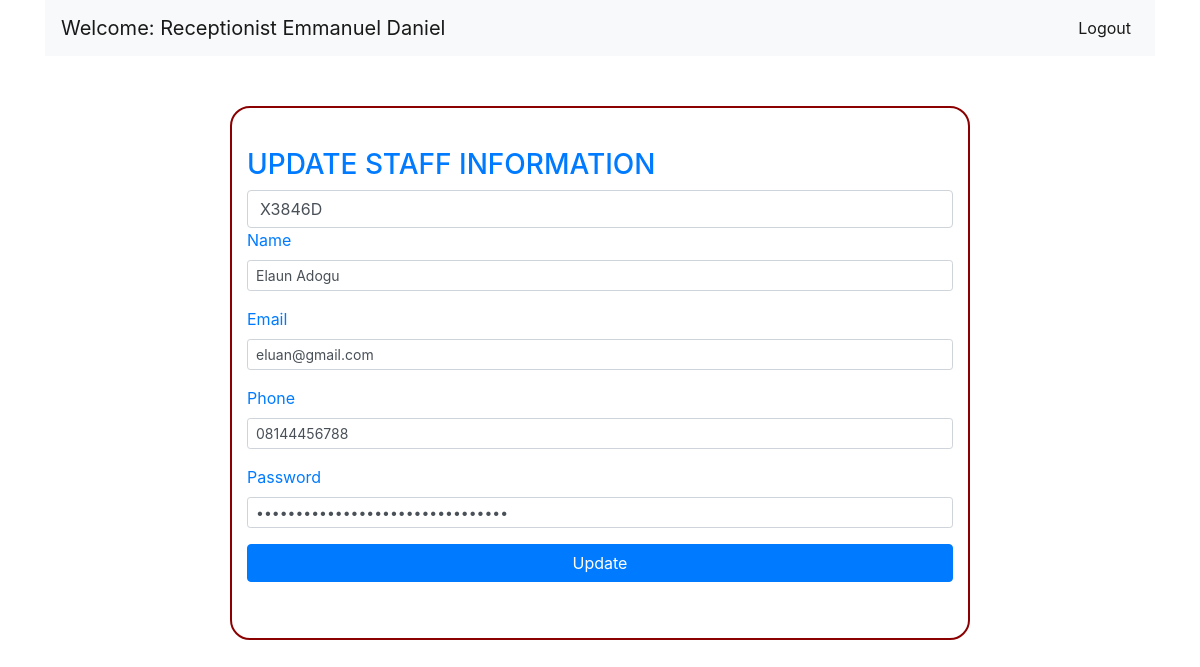
Page /update-staff-info.php?code=X3846D (signed in) on the committed database.
### tables this page shows
CREATE TABLE `users` (
  `id` int(11) NOT NULL,
  `code` varchar(6) NOT NULL,
  `name` varchar(100) NOT NULL,
  `email` varchar(255) NOT NULL,
  `phone` varchar(11) NOT NULL,
  `password` varchar(40) NOT NULL,
  `role` varchar(50) NOT NULL,
  `status` int(11) NOT NULL,
  `date` datetime NOT NULL
);

### include/functions.php (called while the page is built)
<?php
function clean($conn, $args){
     $args = trim($args);
     return mysqli_real_escape_string($conn, $args);
}
?>

### update-staff-info.php (the view, shortened to what this page needs)
<?php include('include/tables.php');  ?>
<?php include('include/functions.php');  ?>
<!DOCTYPE html>
<html lang="en">
<head>
    <link rel="stylesheet" href="css/bootstrap.css">
   <link rel="stylesheet" type="text/css" href="datatable/datatables.min.css"/>
    <link rel="stylesheet" href="css/style.css" />
</head>
    <body>
        <div class="container">
          <nav class="navbar navbar-expand-lg navbar-light bg-light">
             <a class = "navbar-brand"> <?php if(isset($_SESSION['name'])) echo "Welcome: ".$_SESSION['role']." ".$_SESSION['name']  ?></a>
            <div class="collapse navbar-collapse" id="navbarSupportedContent">
                <ul class="navbar-nav ml-auto">
                <li class="nav-item active">
                    <a class="nav-link" href="logout.php">Logout</a>
                </li>
            </div>
        </nav>
             <?PHP
                        if (isset($_GET['code'])) {
                            $code = clean($conn, $_GET['code']);
                            $sql = "SELECT * FROM users WHERE code = '$code'";
                            $result = mysqli_query($conn, $sql);
                            $rows = mysqli_fetch_assoc($result);
                        }
                    ?>
            <div id="main">
                <form action="" class = "col-sm col-sm-8 offset-2 d-block" method = "POST">
                <h3 class = "text-primary">UPDATE STAFF INFORMATION</h3>
                    <input type="text" value = "<?php echo $_GET['code'] ?>" class = "form-control" name = "code">
                        <div class="form-group">
                            <label for="name" class="text-primary">Name</label>
                            <input type="text" name="name" class="form-control form-control-sm" id = "name" required  value = "<?php echo $rows['name'] ?>">
                        </div>
                         <div class="form-group">
                            <label for="email" class="text-primary">Email</label>
                            <input type="email" name="email" class="form-control form-control-sm" id = "email" required value = "<?php echo $rows['email'] ?>">
                        </div>
                         <div class="form-group">
                            <label for="phone" class="text-primary">Phone</label>
                            <input type="text" name="phone" class="form-control form-control-sm" id = "phone" max = "11" min = "11" required value = "<?php echo $rows['phone'] ?>">
                        </div>
                     <div class="form-group">
                            <label for="password" class="text-primary">Password</label>
                            <input type="password" name="password" class="form-control form-control-sm" id = "password" required value = "<?php echo md5($rows['password']) ?>">
                     </div>
                  <div class="form-group">
                       <button class = "btn btn-primary btn-block" name = "update" type = "submit">Update</button>
                    </div>
                </form>
            </div>
        </div>
</body>
</html>

### update-staff-info.php (style rules this page uses)
form { border-radius: 20px; margin-top: 50px; padding: 40px; border:2px solid darkred; }

### rows in the picture
users: name "Elaun Adogu", email "eluan@gmail.com", phone "08144456788"

### other values in the picture
$_SESSION['role'] "Receptionist"
$_SESSION['name'] "Emmanuel Daniel"
